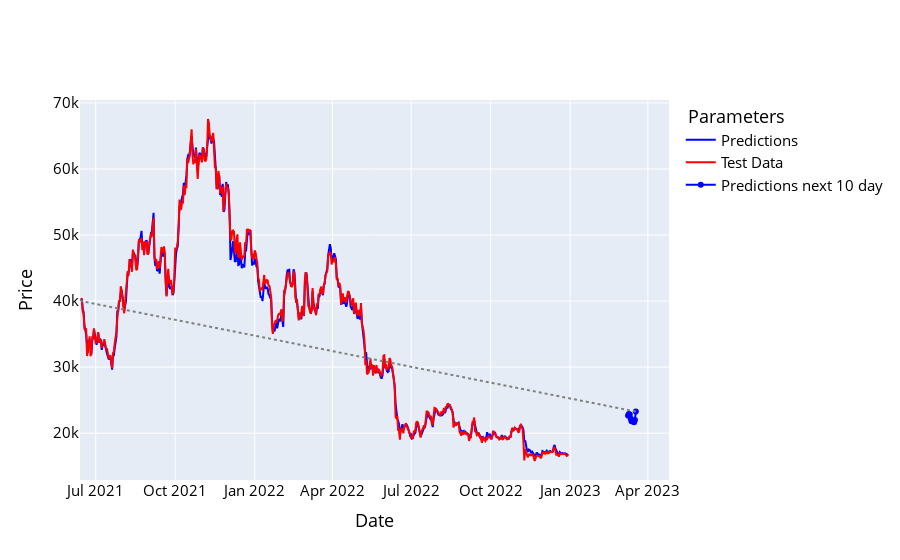

Notebook code for this chart:
### Code cell
names = cycle(['Predictions', 'Test Data'])

fig = go.Figure()
fig.add_trace(go.Scatter(x=y_test_df.index, y=y_pred_df['Adj Close'], name='Predictions',
                         line=dict(width=2, color='blue')))
fig.add_trace(go.Scatter(x=y_test_df.index, y=y_test_df['Adj Close'], name='Test Data',
                         line=dict(width=2, color='red')))
fig.add_trace(go.Scatter(x=prediction_df.index, y=prediction_df['Adj Close'], name='Predictions next 10 day',
                         line=dict(width=2, color='blue')))
fig.add_shape(type='line',
              x0=prediction_df.index[-1], y0=prediction_df['Adj Close'][-1],
              x1=y_pred_df.index[0], y1=y_pred_df['Adj Close'][0],
              line=dict(color='grey', width=2, dash='dot'))

fig.update_layout(xaxis_title='Date', yaxis_title='Price',
                  font_size=15, font_color='black', legend_title_text=' Parameters')
fig.show()

### Figure 1 — Plotly figure (JSON) as saved in the notebook; plotly's stock layout.template omitted (floating-point values rounded to 4 significant figures; data arrays with more than 128 entries replaced by an {"elided": "..."} marker saying what was removed)
{"data": [{"line": {"color": "blue", "width": 2}, "name": "Predictions", "type": "scatter", "x": {"elided": "565 str values"}, "y": {"elided": "565 float values"}}, {"line": {"color": "red", "width": 2}, "name": "Test Data", "type": "scatter", "x": {"elided": "565 str values"}, "y": {"elided": "565 float values"}}, {"line": {"color": "blue", "width": 2}, "name": "Predictions next 10 day", "type": "scatter", "x": ["2023-03-09T00:00:00", "2023-03-10T00:00:00", "2023-03-11T00:00:00", "2023-03-12T00:00:00", "2023-03-13T00:00:00", "2023-03-14T00:00:00", "2023-03-15T00:00:00", "2023-03-16T00:00:00", "2023-03-17T00:00:00", "2023-03-18T00:00:00"], "y": [22670.0, 22920.0, 22820.0, 22220.0, 21800.0, 21790.0, 21850.0, 21670.0, 21980.0, 23270.0]}], "layout": {"font": {"color": "black", "size": 15}, "legend": {"title": {"text": " Parameters"}}, "shapes": [{"line": {"color": "grey", "dash": "dot", "width": 2}, "type": "line", "x0": "2023-03-18T00:00:00", "x1": "2021-06-14T00:00:00", "y0": 23270.0, "y1": 40000.0}], "xaxis": {"title": {"text": "Date"}}, "yaxis": {"title": {"text": "Price"}}}}
